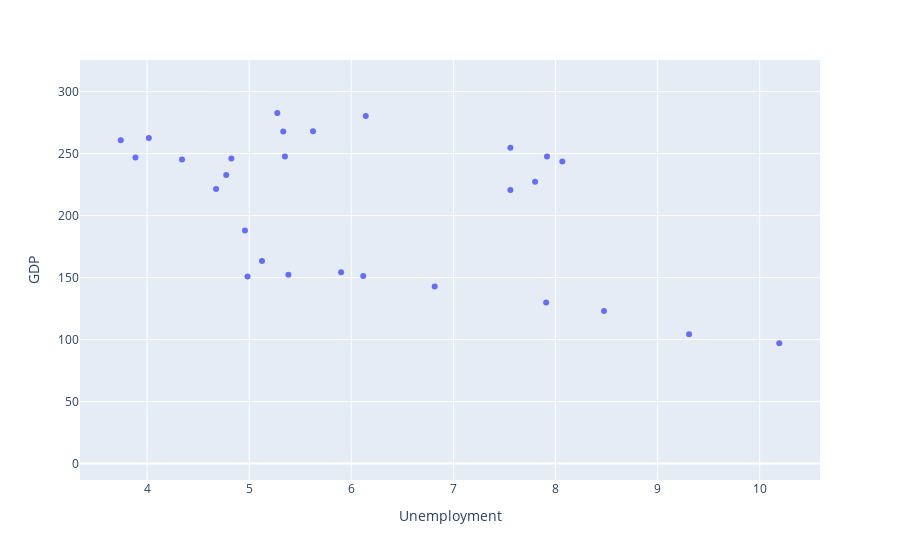

The code cell stored with this chart in its notebook:
### Code cell
macro_df.plot(x='Unemployment', y='GDP', kind='scatter')

### Figure 1 — Plotly figure (JSON) as saved in the notebook; plotly's stock layout.template omitted (floating-point values rounded to 4 significant figures)
{"data": [{"hovertemplate": "Unemployment=%{x}<br>GDP=%{y}<extra></extra>", "legendgroup": "", "marker": {"color": "#636efa", "symbol": "circle"}, "mode": "markers", "name": "", "orientation": "v", "showlegend": false, "type": "scatter", "x": [null, null, null, null, null, null, null, null, null, null, null, null, null, null, null, null, null, null, null, null, null, null, null, null, null, null, null, null, null, null, null, null, null, 10.19, 9.308, 8.475, 7.908, 6.817, 6.117, 5.9, 5.383, 4.983, 5.125, 4.958, 4.675, 4.775, 5.35, 5.275, 5.625, 7.558, 7.8, 8.067, 7.917, 7.558, 6.142, 5.333, 4.825, 4.342, 4.017, 3.742, 3.886, null, null, null, null], "xaxis": "x", "y": [6.699, 7.112, 7.432, 7.918, 8.636, 9.315, 9.932, 10.35, 9.858, 10.65, 11.95, 13.55, 15.55, 17.61, 18.86, 22.12, 21.28, 24.06, 30.73, 40.16, 51.68, 49.47, 47.12, 44.79, 42.22, 44.76, 55.02, 68.17, 83.26, 84.79, 100, 104.5, 107.9, 97.09, 104.3, 123.0, 129.9, 142.8, 151.3, 154.4, 152.4, 150.9, 163.4, 187.9, 221.5, 232.6, 247.8, 282.7, 268.0, 220.7, 227.4, 243.7, 247.6, 254.8, 280.4, 267.8, 246.0, 245.2, 262.7, 260.8, 246.8, 287.4, 282.6, 305.5, null], "yaxis": "y"}], "layout": {"legend": {"tracegroupgap": 0}, "margin": {"t": 60}, "xaxis": {"anchor": "y", "domain": [0, 1], "title": {"text": "Unemployment"}}, "yaxis": {"anchor": "x", "domain": [0, 1], "title": {"text": "GDP"}}}}
